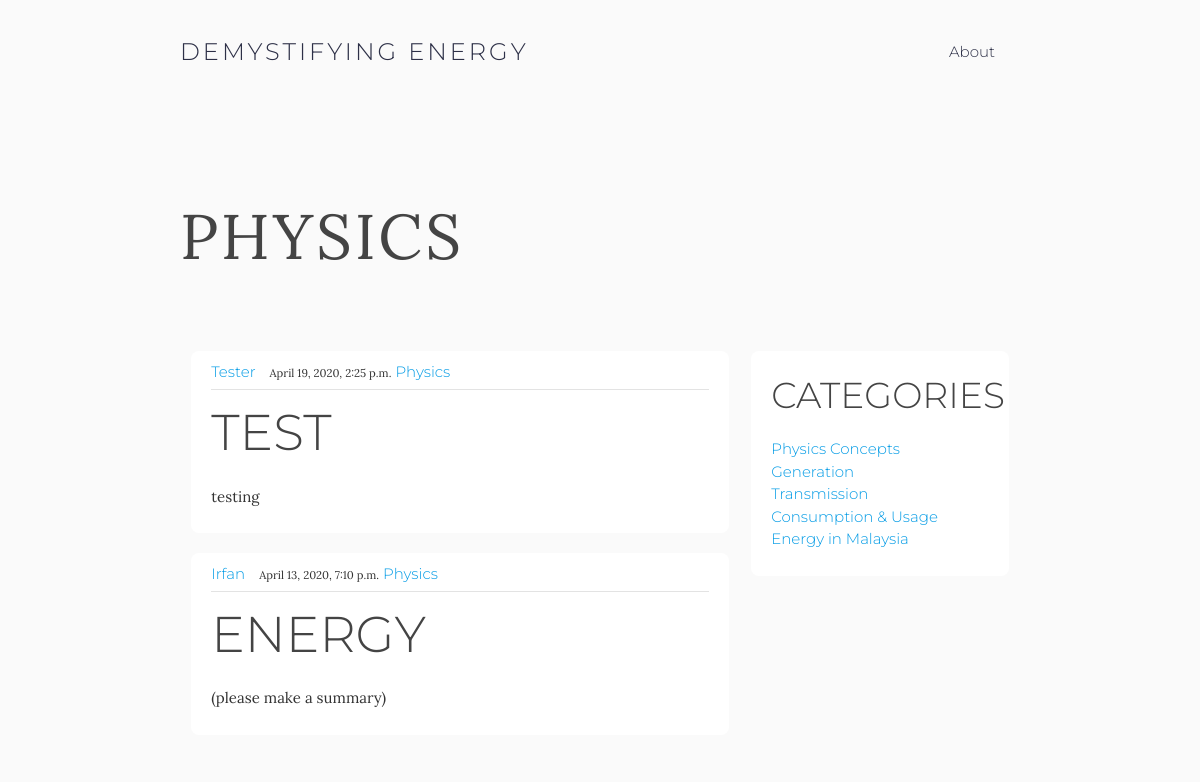
The app's page /category/physics/, older data.
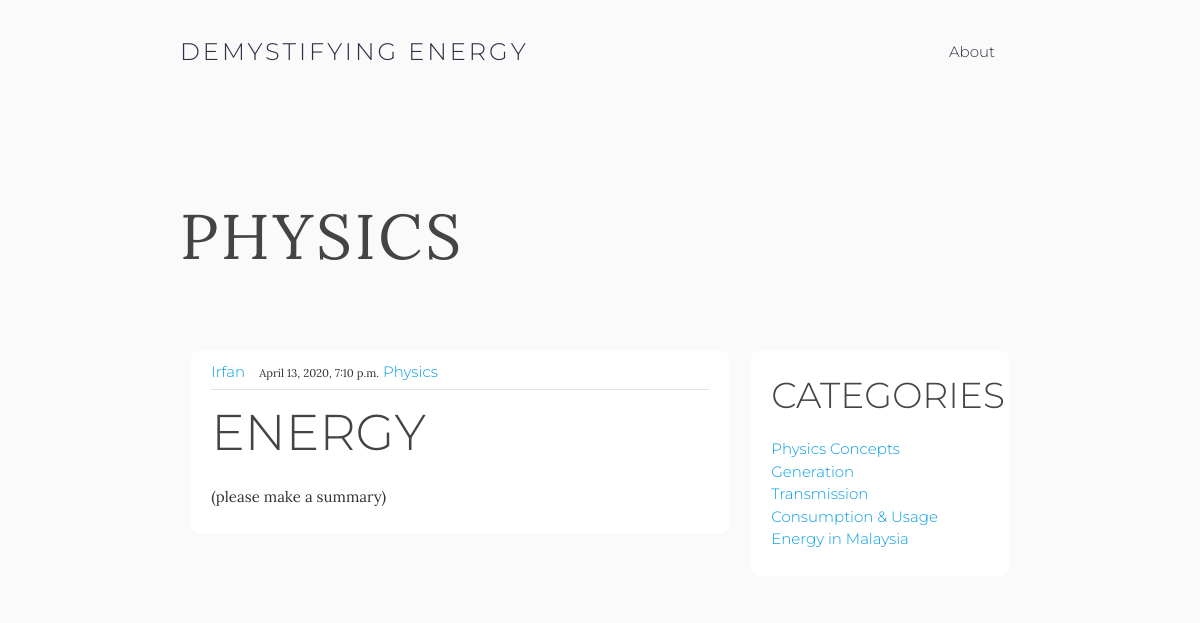
The same page, newer data.
### blog/models.py (models this page shows, shortened)
class Article(models.Model):
    title = models.CharField(max_length=100)
    slug = models.SlugField()
    category = models.ForeignKey('Category', on_delete=models.CASCADE)
    content = RichTextField(config_name = 'default')
    summary = models.CharField(max_length=100)
    datePosted = models.DateTimeField(auto_now_add=True)
    author = models.TextField()
    status = models.IntegerField(choices=STATUS, default=0)
    created_on = models.DateTimeField(auto_now_add=True)
    class Meta:
        ordering = ['-created_on']

class Category(models.Model):
    name = models.CharField(max_length=100)
    slug = models.SlugField(max_length=100, unique=True)
    class Meta:
        ordering = ('name',)
        verbose_name = 'category'
        verbose_name_plural = 'categories'
    def get_absolute_url(self):
        return reverse('blog:list_by_category', args=[self.slug] )
    def __str__(self):
        return self.name

### blog/views.py (the view)
# urls.py: url(r'^category/(?P<category_slug>[-\w]+)/$', views.list_by_category, name='list_by_category'),
def list_by_category(request, category_slug):
    categories = Category.objects.all()
    articles = Article.objects.all()
    if category_slug:
        category = get_object_or_404(Category, slug=category_slug)
        articles = articles.filter(category=category)
    context = {'categories': categories, 'articles': articles, 'category': category}
    return render(request, 'blog/categories.html', context)

### blog/templates/blog/categories.html (shortened to what this page needs)
{% extends "blog/base.html" %}
{% block content %}
<div class="container" style="padding-top:20vh">
  <h1 class="display-4 lora" id="jumbotron-title">{{category.name}}</h1>
</div>
<main role="main" class="container content">
<div class="row">
    <div class="col s8">
      {% for article in articles %}
        {% if article.status%}
        <article class="media content-section">
            <div class="media-body">
              <div class="article-metadata">
                <a class="mr-2" href="#">{{ article.author }}</a>
                <small class="text-muted">{{ article.datePosted }}</small>
                <a class="mr-2" href="{{article.category.get_absolute_url}}">{{article.category}}</a>
              </div>
              <h2><a class="article-title" href="{% url 'blog:link' slug=article.slug %}">{{ article.title }}</a></h2>
              <p class="article-content">{{ article.summary}}</p>
            </div>
          </article>
        {% endif %}
      {% endfor %}
    </div>
{% endblock content %}

Row changes from the older to the newer data that the page shows:
no longer on this page (row edited): Article: author "Tester", datePosted "April 19, 2020, 2:25 p.m.", category "Physics", title "TEST", summary "testing"
